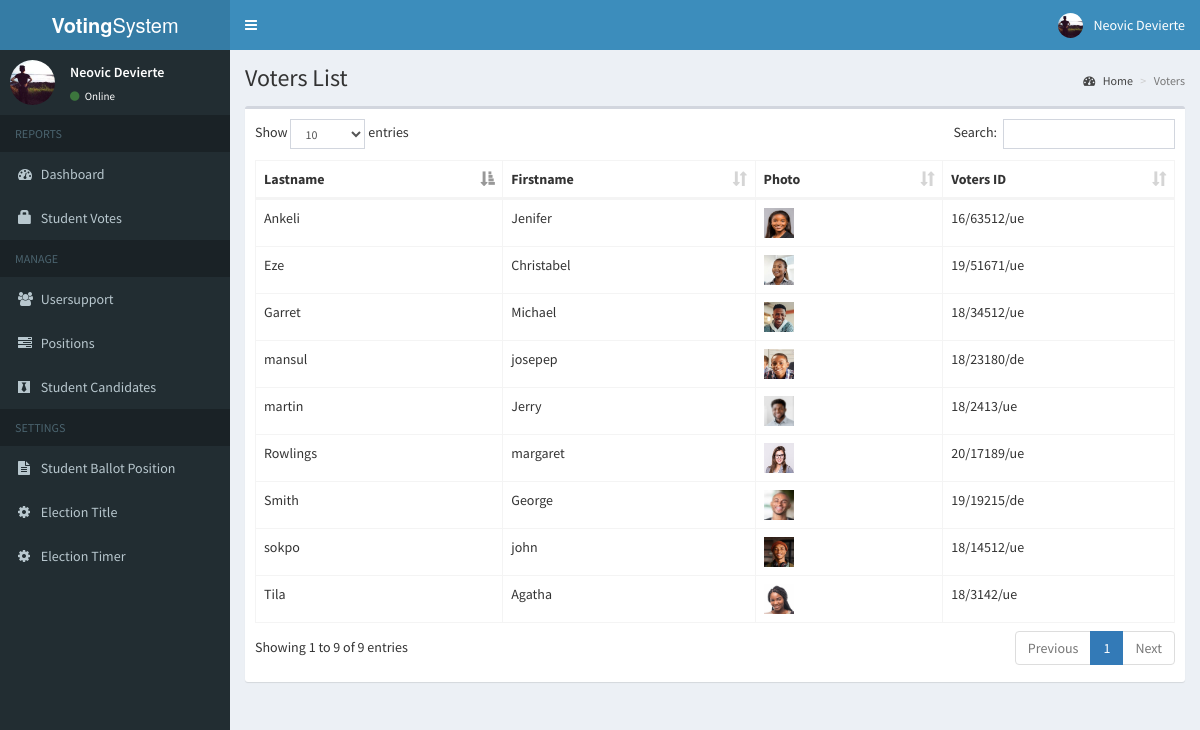
Screenshot of /admin/voters.php (signed in) with the database file from the repository.
### tables this page shows
CREATE TABLE IF NOT EXISTS `voters` (
  `id` int NOT NULL AUTO_INCREMENT,
  `voters_id` varchar(15) NOT NULL,
  `password` varchar(60) NOT NULL,
  `firstname` varchar(30) NOT NULL,
  `lastname` varchar(30) NOT NULL,
  `photo` varchar(150) NOT NULL,
  `votercollegeID` int NOT NULL,
  `voterlevelID` int NOT NULL,
  `votersexID` int NOT NULL,
  `votetypeID` int NOT NULL,
  `status` tinyint(1) NOT NULL DEFAULT '-1',
  PRIMARY KEY (`id`)
);

### admin/includes/session.php (called while the page is built, shortened)
<?php
	include 'includes/conn.php';
	$sql = "SELECT * FROM admin WHERE id = '".$_SESSION['admin']."'";
	$query = $conn->query($sql);
	$user = $query->fetch_assoc();
?>

### admin/voters.php (the view, shortened to what this page needs)
<?php include 'includes/session.php'; ?>
<?php include 'includes/header.php'; ?>
<body class="hold-transition skin-blue sidebar-mini">
<div class="wrapper">
  <?php include 'includes/navbar.php'; ?>
  <?php include 'includes/menubar.php'; ?>
  <div class="content-wrapper">
    <section class="content-header">
      <h1>
        Voters List
      </h1>
      <ol class="breadcrumb">
        <li><a href="#"><i class="fa fa-dashboard"></i> Home</a></li>
        <li class="active">Voters</li>
      </ol>
    </section>
    <section class="content">
      <div class="row">
        <div class="col-xs-12">
          <div class="box">
            <div class="box-body">
              <table id="example1" class="table table-bordered">
                <thead>
                  <th>Lastname</th>
                  <th>Firstname</th>
                  <th>Photo</th>
                  <th>Voters ID</th>
                </thead>
                <tbody>
                  <?php
                    $sql = "SELECT * FROM voters";
                    $query = $conn->query($sql);
                    while($row = $query->fetch_assoc()){
                      $image = (!empty($row['photo'])) ? '../images/'.$row['photo'] : '../images/profile.jpg';
                      echo "
                        <tr>
                          <td>".$row['lastname']."</td>
                          <td>".$row['firstname']."</td>
                          <td>
                            <img src='".$image."' width='30px' height='30px'>
                          </td>
                          <td>".$row['voters_id']."</td>
                        </tr>
                      ";
                    }
                  ?>
                </tbody>
              </table>
            </div>
          </div>
        </div>
      </div>
    </section>
  </div>
</div>
</body>
</html>

### admin/includes/navbar.php (shortened to what this page needs)
<header class="main-header">
  <a href="#" class="logo">
    <span class="logo-lg"><b>Voting</b>System</span>
  </a>
  <nav class="navbar navbar-static-top">
    <a href="#" class="sidebar-toggle" data-toggle="push-menu" role="button">
    </a>
    <div class="navbar-custom-menu">
      <ul class="nav navbar-nav">
        <li class="dropdown user user-menu">
          <a href="#" class="dropdown-toggle" data-toggle="dropdown">
            <img src="<?php echo (!empty($user['photo'])) ? '../images/'.$user['photo'] : '../images/profile.jpg'; ?>" class="user-image" alt="User Image">
            <span class="hidden-xs"><?php echo $user['firstname'].' '.$user['lastname']; ?></span>
          </a>
        </li>
      </ul>
    </div>
  </nav>
</header>

### admin/includes/menubar.php (shortened to what this page needs)
<aside class="main-sidebar">
  <section class="sidebar">
    <div class="user-panel">
      <div class="pull-left image">
        <img src="<?php echo (!empty($user['photo'])) ? '../images/'.$user['photo'] : '../images/profile.jpg'; ?>" class="img-circle" alt="User Image">
      </div>
      <div class="pull-left info">
        <p><?php echo $user['firstname'].' '.$user['lastname']; ?></p>
        <a><i class="fa fa-circle text-success"></i> Online</a>
      </div>
    </div>
    <ul class="sidebar-menu" data-widget="tree">
      <li class="header">REPORTS</li>
      <li class=""><a href="home.php"><i class="fa fa-dashboard"></i> <span>Dashboard</span></a></li>
      <li class=""><a href="votes.php"><span class="glyphicon glyphicon-lock"></span> <span>Student Votes</span></a></li>
      <li class="header">MANAGE</li>
      <li class=""><a href="usersupport.php"><i class="fa fa-users"></i> <span>Usersupport</span></a></li>
      <li class=""><a href="positions.php"><i class="fa fa-tasks"></i> <span>Positions</span></a></li>
      <li class=""><a href="candidates.php"><i class="fa fa-black-tie"></i> <span>Student Candidates</span></a></li>
      <li class="header">SETTINGS</li>
      <li class=""><a href="ballot.php"><i class="fa fa-file-text"></i> <span>Student Ballot Position</span></a></li>
      <li class=""><a href="#config" data-toggle="modal"><i class="fa fa-cog"></i> <span>Election Title</span></a></li>
      <li class=""><a href="#counterconfig" data-toggle="modal"><i class="fa fa-cog"></i> <span>Election Timer</span></a></li>
    </ul>
  </section>
</aside>

### rows the page displays
voters: lastname "sokpo", firstname "john", photo (picture), voters "18/14512/ue"
voters: lastname "Smith", firstname "George", photo (picture), voters "19/19215/de"
voters: lastname "Rowlings", firstname "margaret", photo (picture), voters "20/17189/ue"
voters: lastname "mansul", firstname "josepep", photo (picture), voters "18/23180/de"
voters: lastname "martin", firstname "Jerry", photo (picture), voters "18/2413/ue"
voters: lastname "Ankeli", firstname "Jenifer", photo (picture), voters "16/63512/ue"
voters: lastname "Eze", firstname "Christabel", photo (picture), voters "19/51671/ue"
voters: lastname "Tila", firstname "Agatha", photo (picture), voters "18/3142/ue"
voters: lastname "Garret", firstname "Michael", photo (picture), voters "18/34512/ue"

### other values shown
$user['firstname'] "Neovic"
$user['lastname'] "Devierte"
